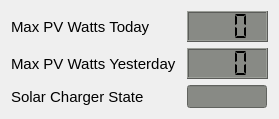
   <widget class="QWidget" name="layoutWidget">
    <property name="geometry">
     <rect>
      <x>318</x>
      <y>222</y>
      <width>259</width>
      <height>102</height>
     </rect>
    </property>
    <layout class="QFormLayout" name="formLayout_12">
     <item row="0" column="0">
      <widget class="QLabel" name="Max_PV_Watts_Today_label">
       <property name="font">
        <font>
         <pointsize>11</pointsize>
        </font>
       </property>
       <property name="text">
        <string>Max PV Watts Today</string>
       </property>
      </widget>
     </item>
     <item row="0" column="1">
      <widget class="QLCDNumber" name="Max_PV_Watts_Today_LCD">
       <property name="minimumSize">
        <size>
         <width>81</width>
         <height>31</height>
        </size>
       </property>
       <property name="maximumSize">
        <size>
         <width>81</width>
         <height>16777215</height>
        </size>
       </property>
       <property name="font">
        <font>
         <pointsize>11</pointsize>
         <weight>50</weight>
         <bold>false</bold>
        </font>
       </property>
       <property name="styleSheet">
        <string notr="true">QLCDNumber{
background-color: rgb(136, 138, 133);
}</string>
       </property>
       <property name="digitCount">
        <number>3</number>
       </property>
       <property name="segmentStyle">
        <enum>QLCDNumber::Flat</enum>
       </property>
       <property name="value" stdset="0">
        <double>0.000000000000000</double>
       </property>
      </widget>
     </item>
     <item row="1" column="0">
      <widget class="QLabel" name="Max_PV_Watts_Yesterday_label">
       <property name="minimumSize">
        <size>
         <width>170</width>
         <height>0</height>
        </size>
       </property>
       <property name="maximumSize">
        <size>
         <width>0</width>
         <height>16777215</height>
        </size>
       </property>
       <property name="font">
        <font>
         <pointsize>11</pointsize>
        </font>
       </property>
       <property name="text">
        <string>Max PV Watts Yesterday</string>
       </property>
      </widget>
     </item>
     <item row="1" column="1">
      <widget class="QLCDNumber" name="Max_PV_Watts_Yesterday_LCD">
       <property name="minimumSize">
        <size>
         <width>81</width>
         <height>31</height>
        </size>
       </property>
       <property name="maximumSize">
        <size>
         <width>81</width>
         <height>16777215</height>
        </size>
       </property>
       <property name="font">
        <font>
         <pointsize>11</pointsize>
         <weight>50</weight>
         <bold>false</bold>
        </font>
       </property>
       <property name="styleSheet">
        <string notr="true">QLCDNumber{
background-color: rgb(136, 138, 133);
}</string>
       </property>
       <property name="digitCount">
        <number>3</number>
       </property>
       <property name="segmentStyle">
        <enum>QLCDNumber::Flat</enum>
       </property>
       <property name="value" stdset="0">
        <double>0.000000000000000</double>
       </property>
      </widget>
     </item>
     <item row="2" column="0">
      <widget class="QLabel" name="Solar_Charger_State_label">
       <property name="font">
        <font>
         <pointsize>11</pointsize>
        </font>
       </property>
       <property name="text">
        <string>Solar Charger State</string>
       </property>
      </widget>
     </item>
     <item row="2" column="1">
      <widget class="QLineEdit" name="Solar_Charger_State_lineEdit">
       <property name="maximumSize">
        <size>
         <width>80</width>
         <height>16777215</height>
        </size>
       </property>
       <property name="font">
        <font>
         <pointsize>10</pointsize>
         <weight>50</weight>
         <bold>false</bold>
        </font>
       </property>
       <property name="autoFillBackground">
        <bool>false</bool>
       </property>
       <property name="styleSheet">
        <string notr="true">background-color: rgb(136, 138, 133);</string>
       </property>
       <property name="alignment">
        <set>Qt::AlignCenter</set>
       </property>
      </widget>
     </item>
    </layout>
   </widget>
